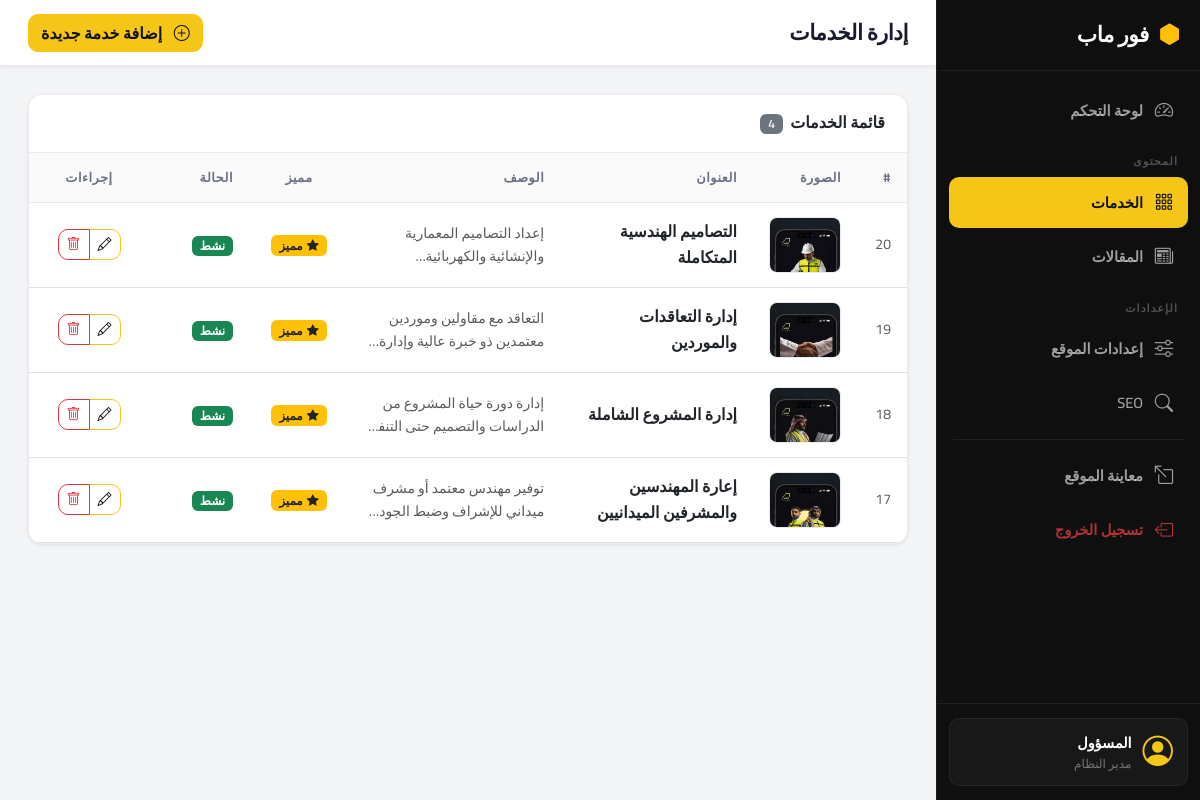
The app's page /admin/services.php (signed in) with its own data.
### tables this page shows
CREATE TABLE `services` (
  `id` int(11) NOT NULL,
  `title` varchar(255) NOT NULL,
  `description` text NOT NULL,
  `image` varchar(255) NOT NULL,
  `status` enum('active','inactive') NOT NULL DEFAULT 'active',
  `is_featured` tinyint(1) NOT NULL DEFAULT 1,
  `created_at` timestamp NOT NULL DEFAULT current_timestamp(),
  `updated_at` timestamp NULL DEFAULT NULL ON UPDATE current_timestamp()
);

### admin/services.php (the view, shortened to what this page needs)
<?php
include 'partials/header.php';
require_once '../includes/db.php';
$services = $pdo->query("SELECT * FROM services ORDER BY id DESC")->fetchAll(PDO::FETCH_ASSOC);
?>
<div class="admin-wrapper">
    <?php include 'partials/sidebar.php'; ?>
    <div class="main-content">
        <div class="top-bar">
            <h1 class="page-title">إدارة الخدمات</h1>
            <div class="top-bar-actions">
                <a href="service-create.php" class="btn btn-primary">
                    <i class="bi bi-plus-circle me-2"></i> إضافة خدمة جديدة
                </a>
            </div>
        </div>
        <div class="content-wrapper">
            <div class="card">
                <div class="card-header d-flex justify-content-between align-items-center">
                    <h5 class="card-title mb-0">
                        قائمة الخدمات
                        <span class="badge bg-secondary ms-1"><?php echo count($services); ?></span>
                    </h5>
                </div>
                <div class="card-body p-0">
                    <div class="table-responsive">
                        <table class="table table-hover align-middle mb-0">
                            <thead class="table-light">
                                <tr>
                                    <th style="width:50px;">#</th>
                                    <th style="width:90px;">الصورة</th>
                                    <th>العنوان</th>
                                    <th>الوصف</th>
                                    <th style="width:100px; text-align:center;">مميز</th>
                                    <th style="width:100px;">الحالة</th>
                                    <th style="width:120px; text-align:center;">إجراءات</th>
                                </tr>
                            </thead>
                            <tbody>
                                <?php if (empty($services)): ?>
                                <tr>
                                    <td colspan="7" class="text-center text-muted py-4">
                                        <i class="bi bi-inbox fs-4 d-block mb-2"></i>
                                        لا توجد خدمات بعد —
                                        <a href="service-create.php">أضف الأولى</a>
                                    </td>
                                </tr>
                                <?php else: ?>
                                <?php foreach ($services as $s): ?>
                                <tr>
                                    <td class="text-muted small"><?php echo (int)$s['id']; ?></td>
                                    <td>
                                        <?php if (!empty($s['image'])): ?>
                                        <img src="../<?php echo htmlspecialchars(ltrim($s['image'],'/')); ?>"
                                             class="service-thumb" alt=""
                                             onerror="this.style.display='none'">
                                        <?php else: ?>
                                        <div class="service-thumb bg-light d-flex align-items-center justify-content-center rounded">
                                            <i class="bi bi-image text-muted"></i>
                                        </div>
                                        <?php endif; ?>
                                    </td>
                                    <td><strong><?php echo htmlspecialchars($s['title']); ?></strong></td>
                                    <td>
                                        <span class="text-muted small" style="display:-webkit-box;-webkit-line-clamp:2;-webkit-box-orient:vertical;overflow:hidden;max-width:280px;">
                                            <?php echo htmlspecialchars($s['description']); ?>
                                        </span>
                                    </td>
                                    <td class="text-center">
                                        <?php if (!empty($s['is_featured'])): ?>
                                            <span class="badge bg-warning text-dark"><i class="bi bi-star-fill me-1"></i>مميز</span>
                                        <?php else: ?>
                                            <span class="text-muted">—</span>
                                        <?php endif; ?>
                                    </td>
                                    <td>
                                        <?php if ($s['status'] === 'active'): ?>
                                            <span class="badge bg-success">نشط</span>
                                        <?php else: ?>
                                            <span class="badge bg-secondary">غير نشط</span>
                                        <?php endif; ?>
                                    </td>
                                    <td class="text-center">
                                        <div class="btn-group btn-group-sm">
                                            <a href="service-edit.php?id=<?php echo (int)$s['id']; ?>"
                                               class="btn btn-outline-primary" title="تعديل">
                                                <i class="bi bi-pencil"></i>
                                            </a>
                                            <button type="button" class="btn btn-outline-danger"
                                                    onclick="confirmDelete(<?php echo (int)$s['id']; ?>)"
                                                    title="حذف">
                                                <i class="bi bi-trash"></i>
                                            </button>
                                        </div>
                                    </td>
                                </tr>
                                <?php endforeach; ?>
                                <?php endif; ?>
                            </tbody>
                        </table>
                    </div>
                </div>
            </div>
        </div>
    </div>
</div>
<?php include 'partials/footer.php'; ?>

### assets/css/admin.css (style rules this page uses)
:root { --primary: #f5c518; --primary-dk: #d4a914; --primary-light: rgba(245, 197, 24, 0.12); --sidebar-bg: #0f0f0f; --sidebar-w: 264px; --topbar-h: 66px; --dark: #111111; --body-bg: #f4f5f7; --card-bg: #ffffff; --border: #e8eaed; --text: #1a1a2e; --muted: #6b7280; --success: #10b981; --danger: #ef4444; --warning: #f59e0b; --info: #3b82f6; --radius: 10px; --radius-lg: 14px; --shadow-sm: 0 1px 3px rgba(0,0,0,0.06), 0 1px 8px rgba(0,0,0,0.04); --shadow-md: 0 4px 16px rgba(0,0,0,0.08), 0 2px 6px rgba(0,0,0,0.04); --shadow-lg: 0 12px 40px rgba(0,0,0,0.12); --ease: 0.22s cubic-bezier(0.4, 0, 0.2, 1); }
*, *::before, *::after { box-sizing: border-box; margin: 0; padding: 0; }
body { font-family: "Cairo", sans-serif; direction: rtl; background: var(--body-bg); color: var(--text); line-height: 1.6; }
a { text-decoration: none; color: inherit; }
.admin-wrapper { display: flex; min-height: 100vh; }
.main-content { flex: 1; margin-right: var(--sidebar-w); min-height: 100vh; display: flex; flex-direction: column; }
.top-bar { height: var(--topbar-h); background: var(--card-bg); border-bottom: 1px solid var(--border); padding: 0 28px; display: flex; align-items: center; gap: 16px; position: sticky; top: 0; z-index: 100; box-shadow: var(--shadow-sm); }
.page-title { font-size: 1.35rem; font-weight: 800; margin: 0; flex: 1; letter-spacing: -0.02em; }
.top-bar-actions { display: flex; gap: 10px; }
.content-wrapper { flex: 1; padding: 28px; }
.card { background: var(--card-bg); border: 1px solid var(--border) !important; border-radius: var(--radius-lg) !important; box-shadow: var(--shadow-sm); overflow: hidden; }
.card-header { background: var(--card-bg); border-bottom: 1px solid var(--border); padding: 18px 22px; }
.card-title { font-size: 1rem; font-weight: 700; margin: 0; }
.card-body { padding: 22px; }
.service-thumb { width: 72px; height: 56px; object-fit: cover; border-radius: 8px; border: 1px solid var(--border); }
.table > :not(caption) > * > * { padding: 14px 16px; }
.table thead th { font-weight: 700; font-size: 0.8rem; letter-spacing: 0.04em; color: var(--muted); background: #fafafa; text-transform: uppercase; border-bottom: 1px solid var(--border); }
.table tbody tr { transition: var(--ease); }
.btn { border-radius: var(--radius); font-weight: 600; transition: var(--ease); font-family: "Cairo", sans-serif; }
.btn-primary { background: var(--primary); border-color: var(--primary); color: var(--dark); }
.btn-outline-primary { border-color: var(--primary); color: var(--dark); }
.badge { font-family: "Cairo", sans-serif; font-weight: 600; }

### records on screen
services: id "20", image (picture), title "التصاميم الهندسية المتكاملة", description "إعداد التصاميم المعمارية والإنشائية…", is_featured 1 (drawn), status "نشط"
services: id "19", image (picture), title "إدارة التعاقدات والموردين", description "التعاقد مع مقاولين وموردين معتمدين ذو خبرة عالية…", is_featured 1 (drawn), status "نشط"
services: id "18", image (picture), title "إدارة المشروع الشاملة", description "إدارة دورة حياة المشروع من الدراسات والتصميم حتى…", is_featured 1 (drawn), status "نشط"
services: id "17", image (picture), title "إعارة المهندسين والمشرفين الميدانيين", description "توفير مهندس معتمد أو مشرف ميداني للإشراف وضبط…", is_featured 1 (drawn), status "نشط"

### other values on screen
$_SESSION['admin_name'] "المسؤول"
count($services) "4"
